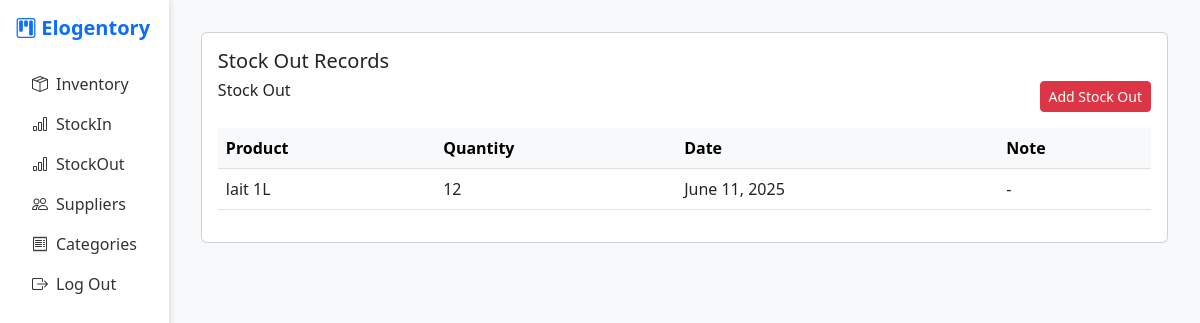
/stockout/ (signed in), run on the app's committed database.
### inventory/models.py (models this page shows, shortened)
class StockOut(models.Model):
        product = models.ForeignKey(Product, on_delete=models.CASCADE)
        quantity = models.PositiveIntegerField()
        date = models.DateField(auto_now_add=True)
        note = models.TextField(blank=True)

class Product(models.Model):
    name = models.CharField(max_length=100)
    category = models.ForeignKey(Category, on_delete=models.CASCADE)
    supplier = models.ForeignKey(Supplier, on_delete=models.SET_NULL, null=True, blank=True)
    stock_min = models.PositiveIntegerField(default=0)
    stock     = models.PositiveIntegerField(default=0)
    image = models.ImageField(upload_to='products/', null=True, blank=True)

### inventory/views.py (the view, shortened to what this page needs)
# urls.py: path('stockout/', views.stock_out, name='stockout'),
@login_required
def stock_out(request):
    products = Product.objects.all()
    stockouts = StockOut.objects.select_related('product').all().order_by('-date')
    return render(request, 'stock_out.html', {
        'stockouts': stockouts,
        'products': products,
    })

### inventory/templates/stock_out.html (shortened to what this page needs)
{% extends 'base.html' %}
{% block content %}
<div class="card p-3 mb-4">
    <h5>Stock Out Records</h5>
    <div class="d-flex justify-content-between mb-3">
        <h6>Stock Out</h6>
        <button type="button" class="btn btn-danger btn-sm" data-bs-toggle="modal" data-bs-target="#addStockOutModal">
            Add Stock Out
        </button>
    </div>
    <div class="table-responsive">
        <table class="table align-middle">
            <thead class="table-light">
                <tr>
                    <th>Product</th>
                    <th>Quantity</th>
                    <th>Date</th>
                    <th>Note</th>
                </tr>
            </thead>
            <tbody>
                {% for stockout in stockouts %}
                <tr>
                    <td>{{ stockout.product.name }}</td>
                    <td>{{ stockout.quantity }}</td>
                    <td>{{ stockout.date }}</td>
                    <td>{{ stockout.note|default:"-" }}</td>
                </tr>
                {% empty %}
                <tr>
                    <td colspan="4" class="text-muted text-center">No stock out records available.</td>
                </tr>
                {% endfor %}
            </tbody>
        </table>
    </div>
</div>
{% endblock %}

### inventory/templates/base.html (style rules this page uses)
body { background-color: #f8f9fa; }

### data on the page
StockOut: product.name "lait 1L", quantity "12", date "June 11, 2025", note "-"
